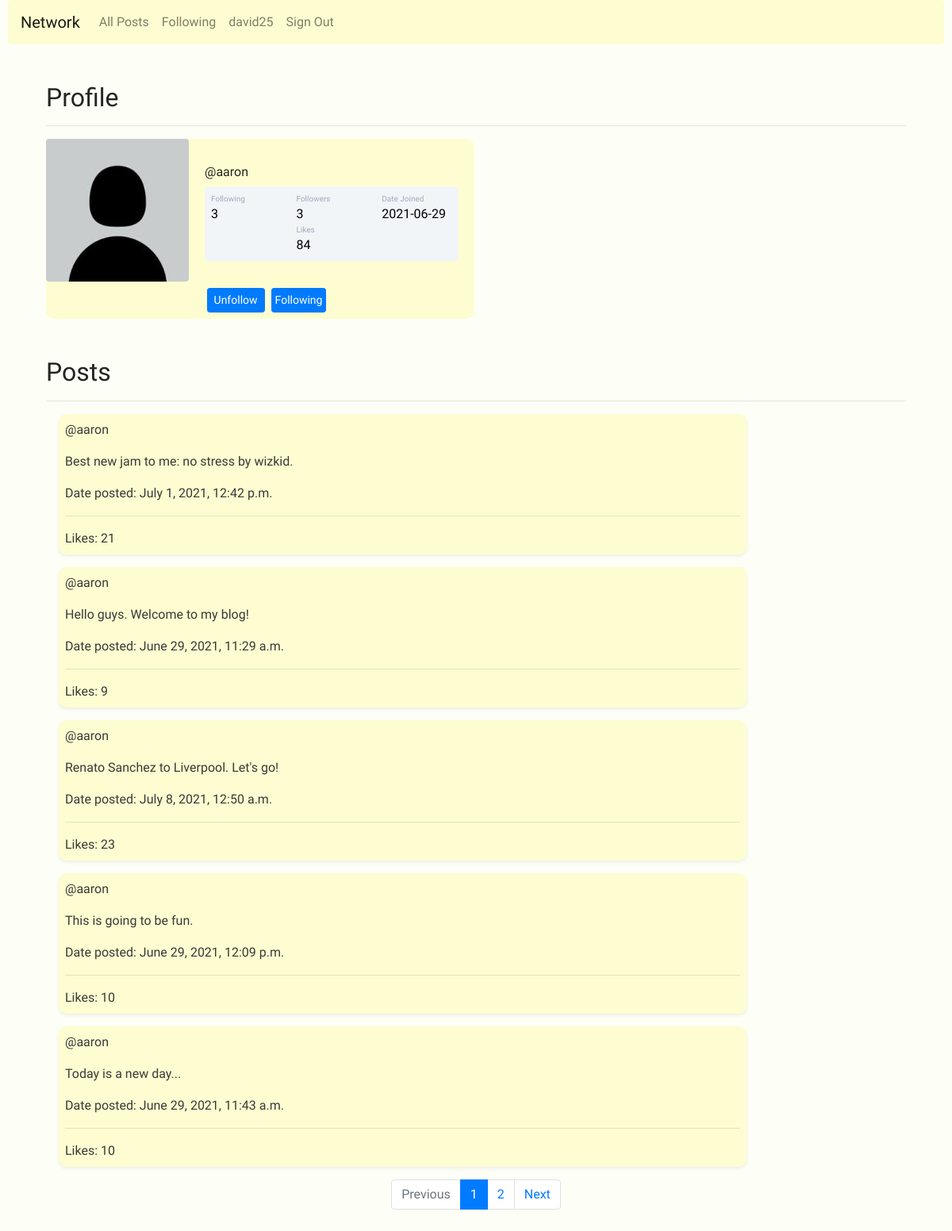
Page /network/profile/1 (signed in) on the earlier database version.
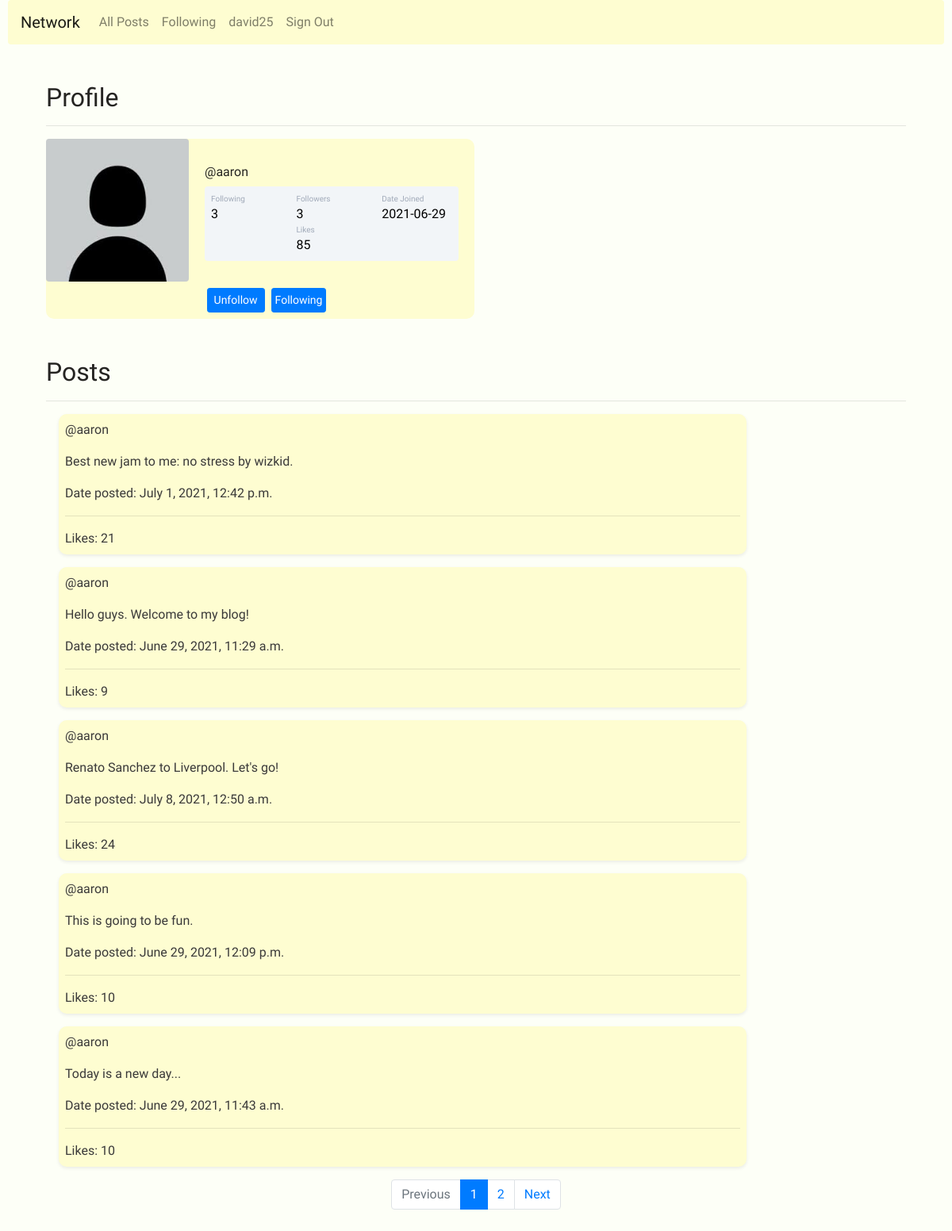
Same page on the later database version.
### network/models.py (models this page shows, shortened)
class User(AbstractUser):
    pass

class Post(models.Model):
    user = models.ForeignKey(User,on_delete=models.CASCADE,null=False,blank=True)
    post = models.TextField(default="")
    time = models.DateTimeField(auto_now_add=True)
    likers = models.ForeignKey(User,on_delete=models.CASCADE,null=True,blank=True, related_name="likers")
    likes = models.IntegerField(default=0)
    slug = models.SlugField(unique=True, default=uuid.uuid1)
    objects = models.Manager()
    custom = PostManager()

### network/views.py (the view, shortened to what this page needs)
# urls.py: path("network/profile/<int:user_id>", views.profile, name="profile"),
@login_required
@require_http_methods(["GET"])
def profile(request, user_id):
    user_posts = Post.objects.filter(user=user_id).order_by('post')
    totalLikes = []
    for post in user_posts:
        totalLikes.append(post.likes)
    likes = sum(totalLikes)
    userdata = User.objects.get(pk=user_id)
    logged_in_user = str(request.user)
    logged_in_user_obj = User.objects.get(username=request.user)
    date_joined = userdata.date_joined
    dateJoined = str(date_joined)[:10]
    following = Follow.objects.filter(following_id=user_id)
    followers = Follow.objects.filter(follower_id=user_id)
    paginator = Paginator(user_posts, 5)
    page_number = request.GET.get('page')
    page_obj = paginator.get_page(page_number)
    is_following = check_logged_in_user_following(followers, logged_in_user)
    if is_following:
        is_followed = True
        return render(request, "network/profile.html", {
            'posts': page_obj, 'userdata': userdata, 'current_user': logged_in_user, 'date':dateJoined,
            'following': following.count(), 'followers': followers.count(),
             'current_user_id': logged_in_user_obj.id, 'followers_item': followers, 'messages': is_followed,
             'likes': likes
            })

### helper_functions.py (called while the page is built)
def check_logged_in_user_following (model, user):
    model_to_list = list(model)
    list_of_usernames = [str(each_user) for each_user in model_to_list]
    return user in list_of_usernames

### network/models.py (called while the page is built)
    def __str__(self):
	    return f"{self.following}"

### network/templates/network/profile.html (shortened to what this page needs)
{% extends "network/layout.html" %}
{% block body %}
<div id="profile_view" class="m-5 ml-3 mb-5">
    <h2>Profile</h2><hr>
<div class="card mb-3" style="max-width: 540px; background-color:#fefdd1;">
  <div class="row no-gutters">
    <div class="col-md-4">
      <img class="rounded card-img" width="155" alt="...">
    </div>
    <div class="col-md-8">
      <div class="card-body ">
        <h6 class="mb-0 mt-0">@{{userdata.username}}</h6>
        <div class="p-2 mt-2 d-flex justify-content-between rounded text-white stats">
                    <div class="d-flex flex-column mr-2"> <span class="following">Following</span> <span class="number1">{{following}}</span> </div>
                    <div class="d-flex flex-column mr-2"> <span class="followers">Followers</span> <span class="number2">{{followers}}</span>  <span class="rating">Likes</span> <span class="number1">{{likes}}</span></div>
                    <div class="d-flex flex-column mr-2"> <span class="rating">Date Joined</span> <span class="number3">{{date}}</span> </div>
        </div>
      </div>
    </div>
  </div>
  {% if userdata.username != current_user %}
                <div class="d-flex justify-content-center ml-3 mb-2">
                        {% if messages %}
                        <form class="mt-2 d-inline button mr-2" action="{% url 'unfollow' userdata.id %}" method="POST">
                        <input class="btn btn-sm btn-primary w-100" value="Unfollow" type="submit" />
                        </form>
                        <button class="btn btn-sm btn-primary button d-inline p-1 mt-2 w-30"> Following </button>
                        {% else %}
                        <form class="mt-2 d-inline button" action="{% url 'follow' userdata.id %}" method="POST">
                        {% csrf_token %}
                            <input class="btn btn-sm btn-primary w-100" value="Follow" type="submit" />
                            <input type="hidden" name={{userdata.username}} />
                        </form>
                        {% endif %}
                </div>
                {% endif %}
</div>
 <h2 class="mt-5">Posts</h2><hr>
 <div id="profile_posts">
    {% for post in posts %}
    <div style="background-color:#fefdd1;" class="card m-3 p-2 shadow-sm">
      <div class="d-flex justify-content-between">
       <span> @{{post.user.username }} </span>
      </div>
        <div class="mt-3 mb-3">{{post.post}}</div>
        Date posted: {{post.time}}<hr>
        Likes: {{post.likes}}
    </div>
    {% empty %}
    <div><h5> Sorry, no posts for this user yet :)</h5></div>
    {% endfor %}
    <nav aria-label="Page navigation example">
      <ul class="pagination justify-content-center">
        {% if posts.has_previous %}
          <li class="page-item">
            <a class="page-link" href="?page={{ posts.previous_page_number }}">Previous</a>
          </li>
        {% else %}
          <li class="page-item disabled">
            <a class="page-link" href="#" tabindex="-1" aria-disabled="true">Previous</a>
          </li>
        {% endif %}
        {% for i in posts.paginator.page_range %}
          {% if posts.number == i %}
            <li class="page-item active" aria-current="page">
              <span class="page-link">
                {{ i }}
              </span>
            </li>
          {% else %}
            <li class="page-item"><a class="page-link" href="?page={{ i }}">{{ i }}</a></li>
          {% endif %}
        {% endfor %}
        {% if posts.has_next %}
          <li class="page-item">
            <a class="page-link" href="?page={{ posts.next_page_number }}">Next</a>
          </li>
        {% else %}
          <li class="page-item disabled">
            <a class="page-link" href="#" tabindex="-1" aria-disabled="true">Next</a>
          </li>
        {% endif %}
      </ul>
    </nav>
 </div>
</div>
{% endblock %}

### network/templates/network/layout.html (shortened to what this page needs)
{% load static %}
<!DOCTYPE html>
<html lang="en">
    <head>
        <link rel="stylesheet" href="https://stackpath.bootstrapcdn.com/bootstrap/4.1.3/css/bootstrap.min.css">
        <link href="{% static 'network/styles.css' %}" rel="stylesheet">
    </head>
    <body style="padding:0px 10px;">
        <nav class="navbar navbar-expand-lg navbar-light rounded" style="background-color: #fefdd1;">
            <a class="navbar-brand" href="{% url 'index' %}">Network</a>
            <div class="d-flex flex-end collapse navbar-collapse" id="navbarSupportedContent">
              <ul class="navbar-nav mr-auto">
                <li class="nav-item">
                  <a id='allPosts' class="nav-link" href="{% url 'index' %}">All Posts</a>
                </li>
                {% if user.is_authenticated %}
                    <li class="nav-item">
                        <a id="following" class="nav-link" href="{% url 'following' %}">Following</a>
                    </li>
                     {% if user.is_authenticated %}
                    <li class="nav-item">
                        <a id="profile" class="nav-link" href="{% url 'profile' user.id %}"><strong>{{ user.username }}</strong></a>
                    </li>
                {% endif %}
                    <li class="nav-item">
                        <a class="nav-link" href="{% url 'logout' %}">Sign Out</a>
                    </li>
                {% endif %}
              </ul>
            </div>
          </nav>
        <div class="body">
            {% block body %}
            {% endblock %}
        </div>
</body>
</html>

### network/static/network/styles.css (style rules this page uses)
body { background-color: #fdfff7; border-radius: 10px; font-family: 'Fredoka One', cursive; font-weight: 200; color: rgb(58, 57, 57); }
h1, h2, h3, h4, h5, h6 { color: #252422; }
.card { width: 80%; border: none; border-radius: 10px; background-color: #fff }
.stats { background: #f2f5f8 !important; color: #000 !important }
.following { font-size: 10px; color: #a1aab9 }
.number1 { font-weight: 500 }
.followers { font-size: 10px; color: #a1aab9 }
.number2 { font-weight: 500 }
.rating { font-size: 10px; color: #a1aab9 }
.number3 { font-weight: 500 }

Differences in the rows shown:
changed Post "Renato Sanchez to Liverpool. Let's go!": likes "23" → "24"
Other differences:
{{ likes }}: "84" → "85"
